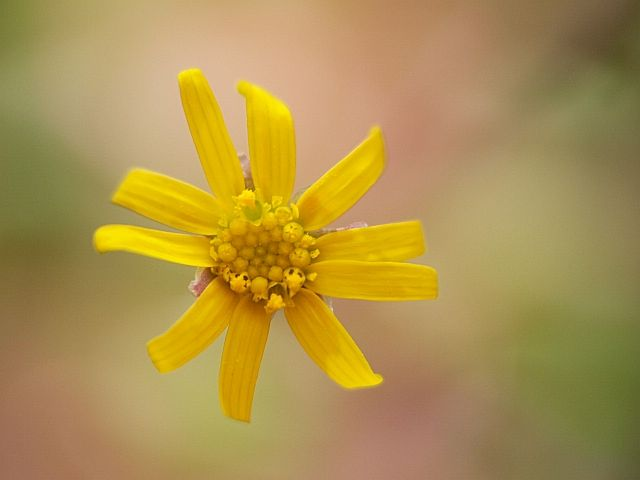
#> input picture datas/f1.jpg, 640 x 480 px, found by its file name
$ jupyter execute '拉普拉斯算子卷积滤波.ipynb'   (shell and % lines are left out)   (older library calls are emulated)
#> lines starting #> are read from the running program, lines starting #| are printed output that depends on the picture
[cell 1]
#coding:utf-8
'''
拉普拉斯算子卷积滤波
'''
import cv2
import numpy as np
import matplotlib.pyplot as plt
from scipy import signal

src = cv2.imread('datas/f1.jpg')
#> src is the input picture: shape (480, 640, 3); mean B, G, R 78.8, 145.8, 173.2
gray = cv2.cvtColor(src,cv2.COLOR_BGR2GRAY)
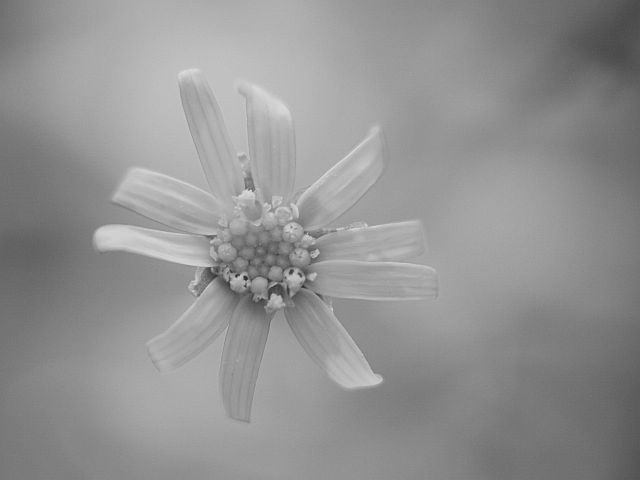
#> gray: shape (480, 640); min 40, max 222, mean 146.4

plt.imshow(cv2.cvtColor(src,cv2.COLOR_BGR2RGB))

[cell 2]
def laplace(src,template):
    dsrc=np.array(src,np.double)
    res=signal.convolve2d(dsrc,template,mode="same")
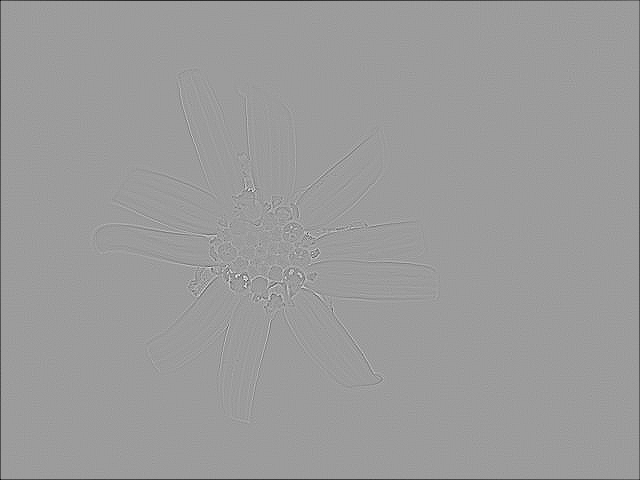
#> res: shape (480, 640) float64; min -240, max 152, mean -0.9; drawn with min black and max white
    return res

[cell 3]
template = np.array([[0,1,0],[1,-4,1],[0,1,0]])
dst = laplace(gray,template)
print(dst.dtype)
#| float64
plt.imshow(dst, cmap ='gray')

[cell 4]
sharp = cv2.add(np.float64(gray),dst)
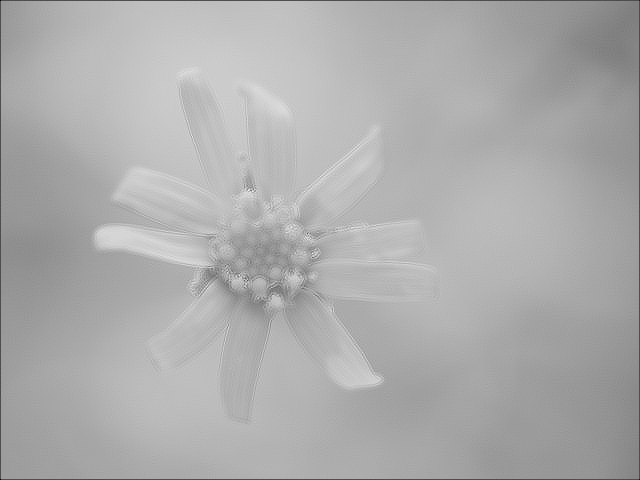
#> sharp: shape (480, 640) float64; min -120, max 271, mean 145.5; drawn with min black and max white
plt.imshow(np.uint8(sharp), cmap ='gray')
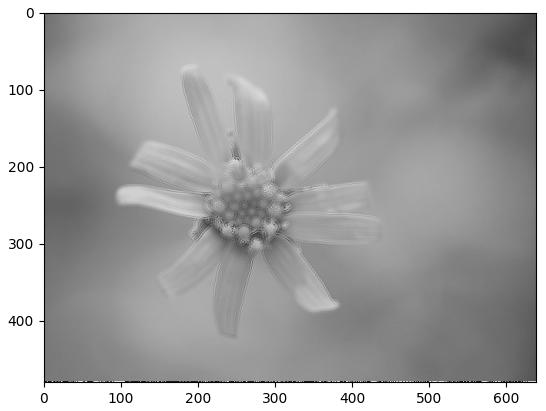
#> figure drawn by matplotlib, 1 panel

[cell 5]
'''
高斯拉普拉斯算子卷积滤波
https://www.cnblogs.com/pangblog/p/3318000.html
'''
#高斯拉普拉斯算子模板
template = np.array([
    [0,0,1,0,0],
    [0,1,2,1,0],
    [1,2,-16,2,1],
    [0,1,2,1,0],
    [0,0,1,0,0]
])

template = np.array([[0,1,0],[1,-4,1],[0,1,0]])
dst = laplace(gray,template)
plt.imshow(dst, cmap ='gray')

[cell 6]
sharp = cv2.add(np.float64(gray),dst)
plt.imshow(np.uint8(sharp), cmap ='gray')

[cell 7]
# 使用高斯拉普拉斯算子对彩色图像锐化
channels = cv2.split(src)
template = np.array([[0,1,0],[1,-4,1],[0,1,0]])
b = laplace(channels[0],template)
#> in laplace (call 3), `dsrc=np.array(src,np.double)`:
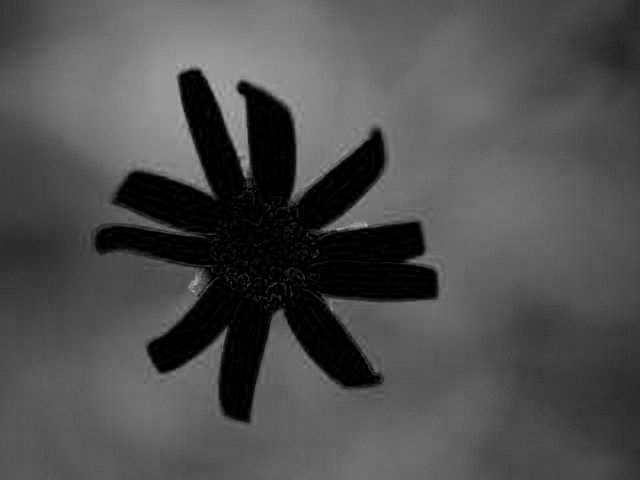
#> dsrc: shape (480, 640) float64; min 0, max 180, mean 78.8
g = laplace(channels[1],template)
r = laplace(channels[2],template)
#> in laplace (call 5), `dsrc=np.array(src,np.double)`:
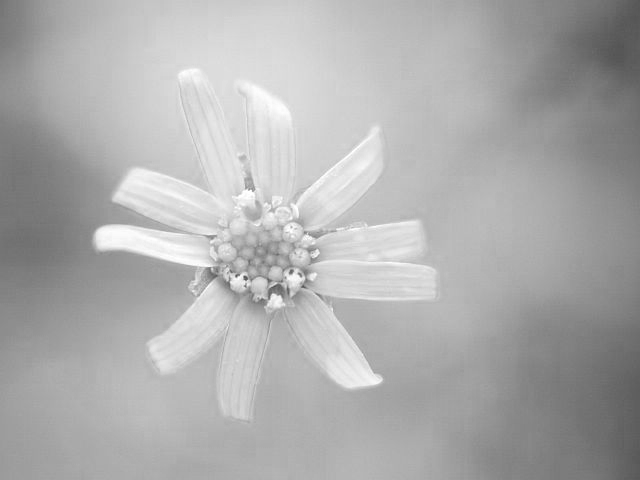
#> dsrc: shape (480, 640) float64; min 80, max 255, mean 173.2
dst = cv2.merge([b,g,r]) / 255
rows,cols = b.shape
#> rows = 480; cols = 640
result = np.zeros((rows,cols,3),dtype=np.uint8)
print(result.shape)
#| (480, 640, 3)
for i in range(rows):
    for j in range(cols):
        pixel_r = dst[i,j,0] * 255
        if pixel_r > 255:
            pixel_r = 255
        if pixel_r < 0:
            pixel_r = 0

        pixel_g = dst[i,j,1] * 255
        if pixel_g > 255:
            pixel_g = 255
        if pixel_g < 0:
            pixel_g = 0

        pixel_b = dst[i,j,2] * 255
        if pixel_b > 255:
            pixel_b = 255
        if pixel_b < 0:
            pixel_b = 0

        result[i,j,0] = pixel_r
        result[i,j,1] = pixel_g
        result[i,j,2] = pixel_b
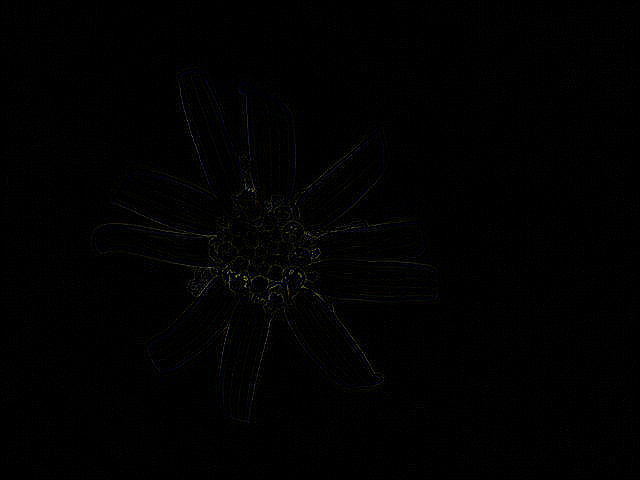
#> result: shape (480, 640, 3); mean of channels 0, 1, 2 1.4, 1.4, 1.4; drawn as B, G, R

result = cv2.add(src,result)
plt.imshow(cv2.cvtColor(result,cv2.COLOR_BGR2RGB))

[cell 8]
# 调用OpenCV函数
gray_lap = cv2.Laplacian(gray,cv2.CV_16S,ksize=3)
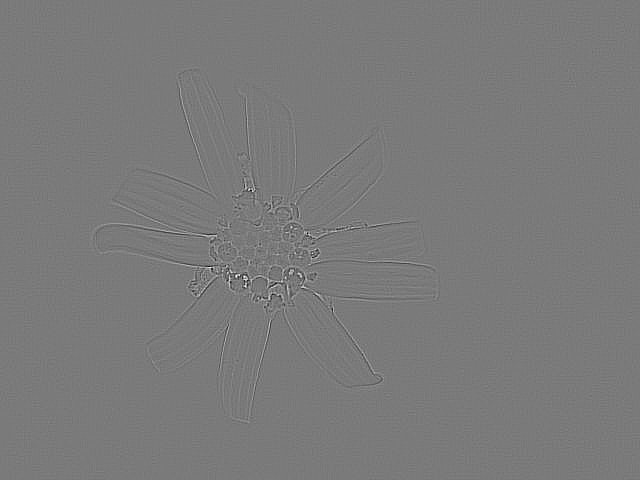
#> gray_lap: shape (480, 640) int16; min -452, max 488, mean 0; drawn with min black and max white
dst = cv2.convertScaleAbs(gray_lap)
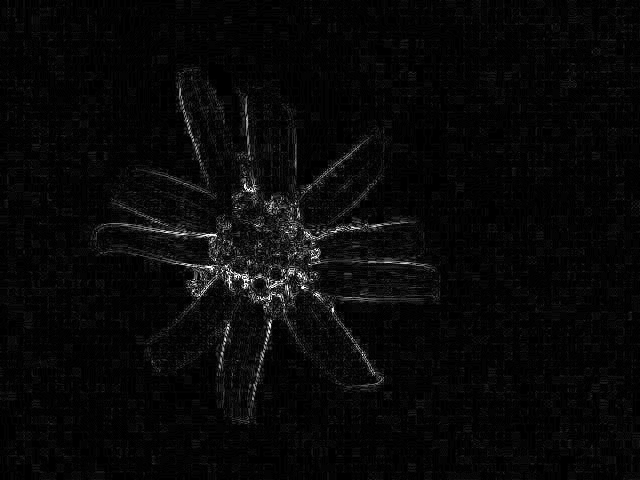
#> dst: shape (480, 640); min 0, max 255, mean 8.3

plt.imshow(dst,cmap='gray')

$ run again, with datas/f3.jpg copied over datas/f1.jpg
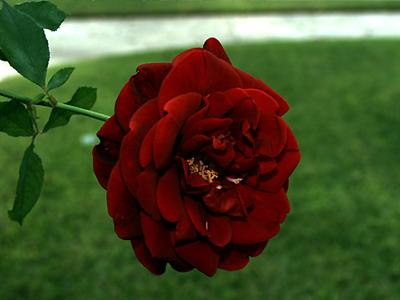
#> input picture datas/f3.jpg, 400 x 300 px, found by its file name
#> src is the input picture: shape (300, 400, 3); mean B, G, R 41.2, 78.6, 72.4
#| float64
#| (300, 400, 3)
#> `gray_lap = cv2.Laplacian(gray,cv2.CV_16S,ksize=3)`:
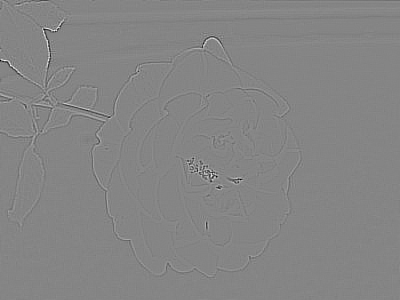
#> gray_lap: shape (300, 400) int16; min -962, max 880, mean -0.1; drawn with min black and max white
#> `dst = cv2.convertScaleAbs(gray_lap)`:
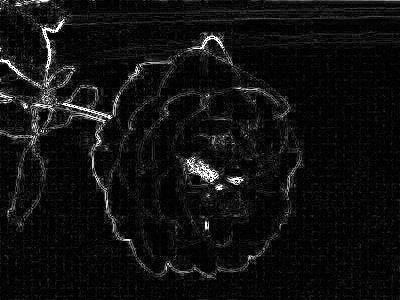
#> dst: shape (300, 400); min 0, max 255, mean 16.6

$ run again, with datas/f4.jpg copied over datas/f1.jpg
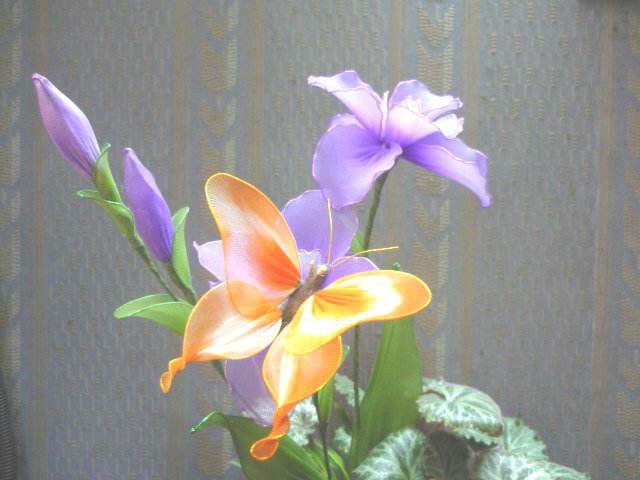
#> input picture datas/f4.jpg, 640 x 480 px, found by its file name
#> src is the input picture: shape (480, 640, 3); mean B, G, R 142.8, 147.8, 150.1
#| float64
#| (480, 640, 3)
#> after the loop `for i in range(rows):`:
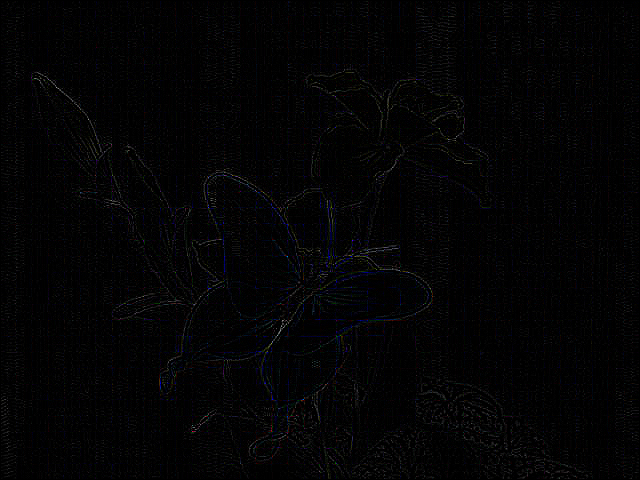
#> result: shape (480, 640, 3); mean of channels 0, 1, 2 3.9, 3.2, 3.3; drawn as B, G, R
#> `dst = cv2.convertScaleAbs(gray_lap)`:
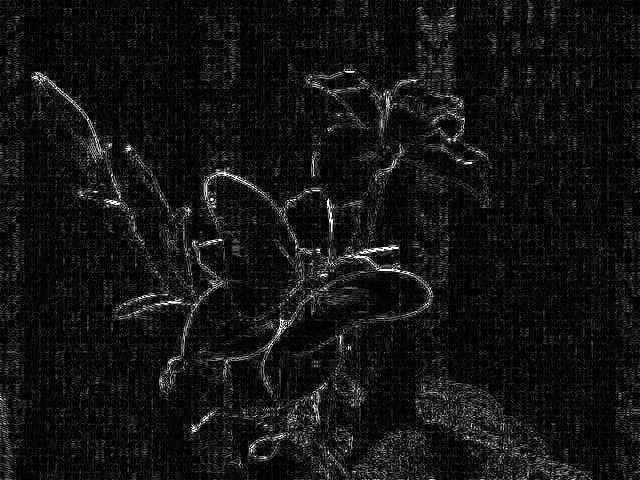
#> dst: shape (480, 640); min 0, max 255, mean 19.9
